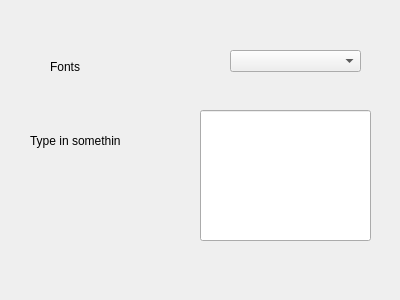
<?xml version="1.0" encoding="UTF-8"?>
<ui version="4.0">
 <class>Dialog</class>
 <widget class="QDialog" name="Dialog">
  <property name="geometry">
   <rect>
    <x>0</x>
    <y>0</y>
    <width>400</width>
    <height>300</height>
   </rect>
  </property>
  <property name="windowTitle">
   <string>Dialog</string>
  </property>
  <widget class="QComboBox" name="comboBox">
   <property name="geometry">
    <rect>
     <x>230</x>
     <y>50</y>
     <width>131</width>
     <height>22</height>
    </rect>
   </property>
  </widget>
  <widget class="QLineEdit" name="lineEdit">
   <property name="geometry">
    <rect>
     <x>200</x>
     <y>110</y>
     <width>171</width>
     <height>131</height>
    </rect>
   </property>
  </widget>
  <widget class="QLabel" name="label">
   <property name="geometry">
    <rect>
     <x>50</x>
     <y>60</y>
     <width>47</width>
     <height>13</height>
    </rect>
   </property>
   <property name="text">
    <string>Fonts</string>
   </property>
  </widget>
  <widget class="QLabel" name="label_2">
   <property name="geometry">
    <rect>
     <x>30</x>
     <y>130</y>
     <width>91</width>
     <height>21</height>
    </rect>
   </property>
   <property name="text">
    <string>Type in something</string>
   </property>
  </widget>
 </widget>
 <resources/>
 <connections/>
</ui>
